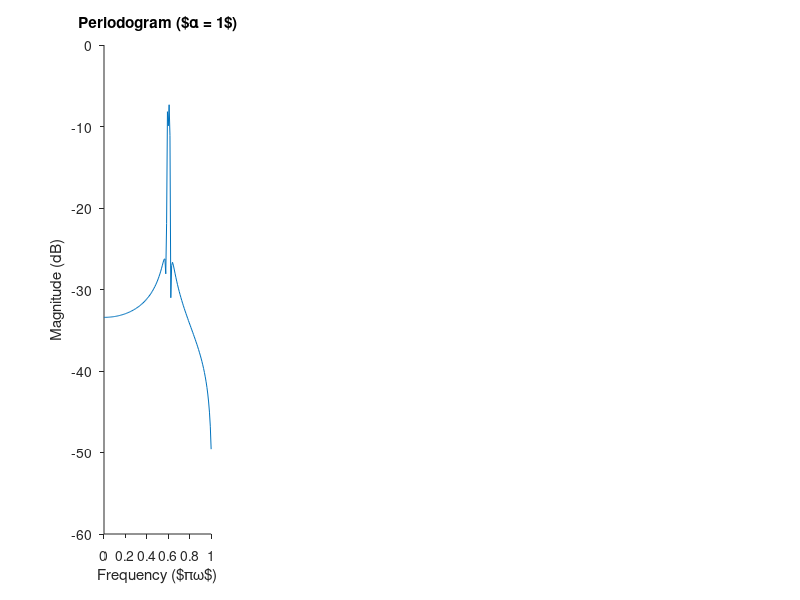

Write the MATLAB code that produced this figure. (Note: this script raises an error after producing the figure.)
clear all
close all


%%
f_0 = 0.2;
x_n = @(a_1, a_2, phi_1, phi_2, sigma2, alpha, N) a_1*sin(f_0*2*pi*(0:(N-1)) + phi_1) + ...
    a_2*sin((f_0+(alpha/N))*2*pi*(0:(N-1)) + phi_2) + sqrt(sigma2)*randn([1 N]);


N = 256;
figure;
vals = [1 3 4 7];
for alpha=1:length(vals)
    subplot(1,4,alpha);
    signal = x_n(1, 1, 0, 0, 0, vals(alpha), N) .* hamming(N)';
    
    test = (1/N) * fft(signal);
    pdg = 10*log10(abs(test));
    plot( linspace(-1,1,length(pdg)), pdg  );
    title(sprintf('Periodogram ($\\alpha = %i$)', vals(alpha)));
    xlabel('Frequency ($\pi\omega$)')
    ylabel('Magnitude (dB)');
    xlim([0,1])
    
    set(gca,'TickDir','out');
    set(gca,'Box','off');
    set(gcf,'color','w');
    cleanfigure;
end